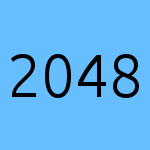

This figure's Python source:
import pygame
from pygame.locals import *
from sys import exit
from numpy import *
import sys 

rec_board = list(load('rec_board.npy'))
rec_move = list(load('rec_move.npy'))

class _2048(object):    

    def check(self, f):
        tmp = f()
        if all(tmp == self.board):
            return False
        else:
            self.board = tmp.copy()
            return True
    

    def change(self):
        self.screen.fill((255, 238, 240))
#        self.screen.fill((182, 255, 0))
        
        if (self.board == 0).sum() > 0:
            rx = random.randint(0, self.a)
            ry = random.randint(0, self.a)
            while (self.board[rx, ry] != 0):
                rx = random.randint(0, self.a)
                ry = random.randint(0, self.a)
            self.board[rx, ry] = 2 ** random.choice([1,2], 1, p=[0.9, 0.1])
        
        for i in xrange(self.a):
            for j in xrange(self.a):
#                if self.board[i, j] != 0:
                self.screen.blit(self.block[self.board[i, j]], (j * (self.block_a + self.margin) + self.margin,\
                                                                      i * (self.block_a + self.margin) + self.margin))
#    print board                                
        pygame.display.update()


    def create_digitals(self):
        k = array([0, 148, 255])
        w = array([255, 255, 255])
        f = pygame.font.SysFont('ubuntu', int(0.4 * self.block_a))
        dig = {}
        for i in arange(20):
            num = 2 ** i

            bg = pygame.surface.Surface((self.block_a, self.block_a))
            bg.fill(tuple(k + (w - k) * float(19-i)/20))
            ts = f.render(str(num), True, (0, 0, 0))
            bg.blit(ts, ((bg.get_width()-ts.get_width())/2, (bg.get_height()-ts.get_height())/2))
            
            pygame.image.save(bg, str(num)+'.png')
            dig[num] = bg
#        dig[num] = pygame.image.load(str(num)+'.png').convert_alpha()

        zero = pygame.surface.Surface((self.block_a, self.block_a))
        zero.fill((218, 255, 127))
        dig[0] = zero
        return dig       

    @staticmethod
    def gravity(l):
        p = 0
        new_l = []
        ind = 0
        stack = 0
        for ele in l:
            if ele == 0:
                pass
            elif ele == stack:
                new_l.append(stack * 2)
                p += stack * 2
                stack = 0
            elif stack != 0:
                new_l.append(stack)
                stack = ele
            else:
                stack = ele                    
        if stack != 0 :
            new_l.append(stack)
        return new_l, p

    def left(self):
        tmp = self.board.copy()
        for i in xrange(self.a):
            l = array(self.gravity(tmp[i, :])[0])
            tmp[i, :] = zeros(self.a)
            tmp[i, :len(l)] = l
        return tmp           

    def up(self):
        tmp = self.board.copy()
        for i in xrange(self.a):
            l = array(self.gravity(tmp[:, i])[0])
            tmp[:, i] = zeros(self.a).T
            tmp[:len(l), i] = l.T
        return tmp                      
            
    def right(self):
        tmp = self.board.copy()
        for i in xrange(self.a):
            l = array(self.gravity(tmp[i, ::-1])[0])
            tmp[i, :] = zeros(self.a)
            tmp[i, ::-1][:len(l)] = l
        return tmp                      

    def down(self):
        tmp = self.board.copy()
        for i in xrange(self.a):
            l = array(self.gravity(tmp[::-1, i].T)[0])
            tmp[:, i] = zeros(self.a).T
            tmp[::-1, i][:len(l)] = l.T
        return tmp                     
    '''        def left(self, return_point = False):
            point = 0
            tmp = self.board.copy()
            for i in xrange(self.a):
                ind0 = 0
                indx = 0
                while indx + 1 < self.a:
                    if tmp[i, indx] == tmp[i, indx + 1]:                        
                        tmp[i, indx] = 0
                        tmp[i, indx + 1] = 0
                        
                        tmp[i, ind0] = tmp[i, indx] * 2
                        point += tmp[i, ind0]
                        ind0 += 1

                        indx += 2
                    else:
                        tmp[i, ind0] = tmp[i, indx]
                        ind0 += 1
                        indx += 1'''
                        


    '''    def left(self):
        tmp = self.board.copy()
        for i in xrange(self.a):
            line = tmp[i, :]
            non_zero = line[line!=0]
            ind = 0
            while ind+1 < len(non_zero):
                if non_zero[ind] == non_zero[ind+1]:
                    non_zero[ind] *= 2
                    non_zero[ind+1] = 0
                    ind += 2
                else:
                    ind += 1
            non_zero = non_zero[non_zero != 0]                    
            line = zeros((self.a))
            line[:len(non_zero)] = non_zero
            tmp[i, :] = line
        return tmp

    def right(self):
        tmp = self.board.copy()
        for i in xrange(self.a):
            line = tmp[i, :][::-1]
            non_zero = line[line!=0]
            ind = 0
            while ind+1 < len(non_zero):
                if non_zero[ind] == non_zero[ind+1]:
                    non_zero[ind] *= 2
                    non_zero[ind+1] = 0
                    ind += 2
                else:
                    ind += 1 
            non_zero = non_zero[non_zero != 0]                    
            line = zeros((self.a))
            line[:len(non_zero)] = non_zero
            tmp[i, :] = line[::-1]
        return tmp

    def up(self):
        tmp = self.board.copy()
        for i in xrange(self.a):
            line = tmp[:, i].T
            non_zero = line[line!=0]
            ind = 0
            while ind+1 < len(non_zero):
                if non_zero[ind] == non_zero[ind+1]:
                    non_zero[ind] *= 2
                    non_zero[ind+1] = 0
                    ind += 2
                else:
                    ind += 1
            non_zero = non_zero[non_zero != 0]                    
            line = zeros((self.a))
            line[:len(non_zero)] = non_zero
            tmp[:, i] = line.T
        return tmp

    def down(self):
        tmp = self.board.copy()
        for i in xrange(self.a):
            line = tmp[:, i][::-1].T
            non_zero = line[line!=0]
            ind = 0
            while ind+1 < len(non_zero):
                if non_zero[ind] == non_zero[ind+1]:
                    non_zero[ind] *= 2
                    non_zero[ind+1] = 0
                    ind += 2
                else:
                    ind += 1
            non_zero = non_zero[non_zero != 0]                    
            line = zeros((self.a))
            line[:len(non_zero)] = non_zero
            tmp[:, i] = line[::-1].T
        return tmp'''


    def __init__(self, a = 4):
        pygame.init()

        self.screen = pygame.display.set_mode((700, 700), 0, 32)       
        self.block_a = 700 / (1.13 * a + 0.13)
        self.margin = self.block_a * 0.13

        self.a = a
        self.block = self.create_digitals()
        pygame.event.set_blocked([ACTIVEEVENT, MOUSEMOTION, MOUSEBUTTONDOWN, MOUSEBUTTONUP])
        
#    background = pygame.image.load('back.jpg').convert()
#    clock = pygame.time.Clock()

        self.board = zeros((a, a))
        self.change()
        self.change()

    def step(self, movement = None):
        global rec_board, rec_move

        if movement == None:
           event = pygame.event.wait()        
        else:
           event = movement
        if event.type == QUIT:
            exit()
        if event.type == KEYUP:
            if event.key == K_LEFT:
                if self.check(self.left):                    
                    rec_board.append(self.board.flatten())
                    rec_move.append(0)
                    self.change()
            elif event.key == K_RIGHT:
                if self.check(self.right):
                    rec_board.append(self.board.flatten())
                    rec_move.append(1)
                    self.change()
            elif event.key == K_UP:
                if self.check(self.up):
                    rec_board.append(self.board.flatten())
                    rec_move.append(2)
                    self.change()
            elif event.key == K_DOWN:
                if self.check(self.down):
                    rec_board.append(self.board.flatten())
                    rec_move.append(3)
                    self.change()
            elif event.key == K_r:
                self.board = zeros((self.a, self.a))
                print rec_board, rec_move
                self.change()
                self.change()                           
            elif event.key == K_s:
                print rec_board, rec_move
                save('rec_board', rec_board)
                save('rec_move', rec_move)
                rec_board = []
                rec_move = []
   
if __name__ == '__main__':    

#    try:
#        record_f = open(sys.argv[1], 'w')
#    except:
#        record_f = None

    cl = _2048(a = 4) 
    move_up = pygame.event.Event(KEYUP, key=K_UP, mod=0)
    move_right = pygame.event.Event(KEYUP, key=K_RIGHT, mod=0)
    move_down = pygame.event.Event(KEYUP, key=K_DOWN, mod=0)
    move_left = pygame.event.Event(KEYUP, key=K_LEFT, mod=0)

    while True:
        cl.step()

'''    iteration = 0
    while True:
        iteration += 1
#        if sum(cl.board == 0) < 3:
#            cl.step()
#            continue
        if cl.check(cl.up) or cl.check(cl.right) or cl.check(cl.down):
            if random.rand() > 0.50:
                cl.step(move_up)     
                cl.step(move_right)
            else:            
                cl.step(move_right)     
                cl.step(move_up)
            if iteration > 500 and random.rand() > 0.75:
                if cl.board[0, 3] != cl.board.max():
                    cl.step(move_down)
#                cl.step(move_up) 
#        elif cl.check(cl.down):                
#            cl.step(move_down)
#            cl.step(move_up)
        else:
            cl.step(move_left)
            cl.step(move_down)
            cl.step(move_right)
            if not cl.check(cl.left):
                cl.step()'''\
